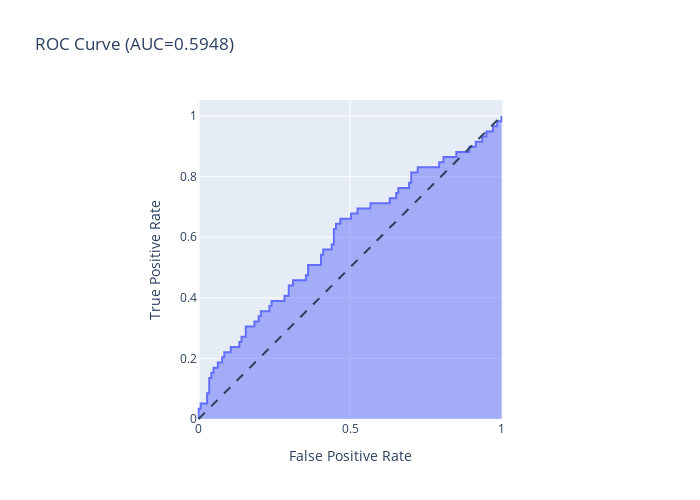

The cell this chart's notebook holds for it:
### Code cell
roc_auc = auc(fpr, tpr)

fig = px.area(
    x=fpr, y=tpr,
    title=f'ROC Curve (AUC={roc_auc:.4f})',
    labels=dict(x='False Positive Rate', y='True Positive Rate'),
    width=700, height=500,
    hover_data={'Thresholds': thresholds}
)
fig.add_shape(
    type='line', line=dict(dash='dash'),
    x0=0, y0=0, x1=1, y1=1
)

fig.update_yaxes(scaleanchor="x", scaleratio=1)
fig.update_xaxes(constrain='domain')
fig.show()
